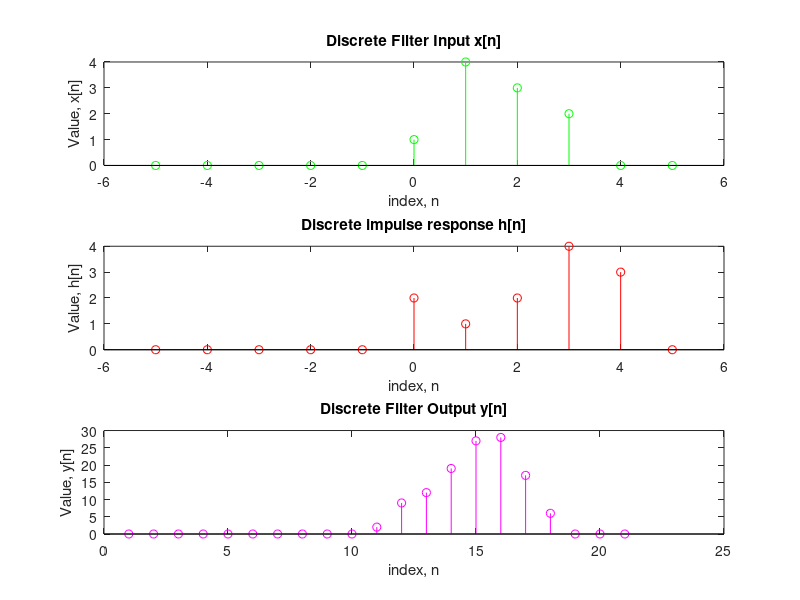

The MATLAB source for this figure:
clc;
clear all;
close all;

time = -5 : 1: 5;
impulse = [zeros(1, 5) 1 zeros(1, 5)];
impulse1 = [zeros(1, 6) 1 zeros(1, 4)];
impulse2 = [zeros(1, 7) 1 zeros(1, 3)];
impulse3 = [zeros(1, 8) 1 zeros(1, 2)];
impulse4 = [zeros(1, 9) 1 zeros(1, 1)];
 
impulseResponse = 2 * impulse + impulse1 + 2 * impulse2 + 4 * impulse3 + 3 * impulse4;
inputSig = impulse + 4 * impulse1 + 3 * impulse2 + 2 * impulse3;
 
outputSig = conv(impulseResponse, inputSig);
 
figure(1);
subplot(3, 1, 1);
stem(time, inputSig, 'g');
title('Discrete Filter Input x[n]'); 
xlabel('index, n');
ylabel('Value, x[n]');
 
subplot(3,1,2);
stem(time, impulseResponse, 'r');
title('Discrete impulse response h[n]');
xlabel('index, n');
ylabel('Value, h[n]');
 
subplot(3,1,3);
stem(outputSig, 'm');
title('Discrete Filter Output y[n]');
xlabel('index, n');
ylabel('Value, y[n]');